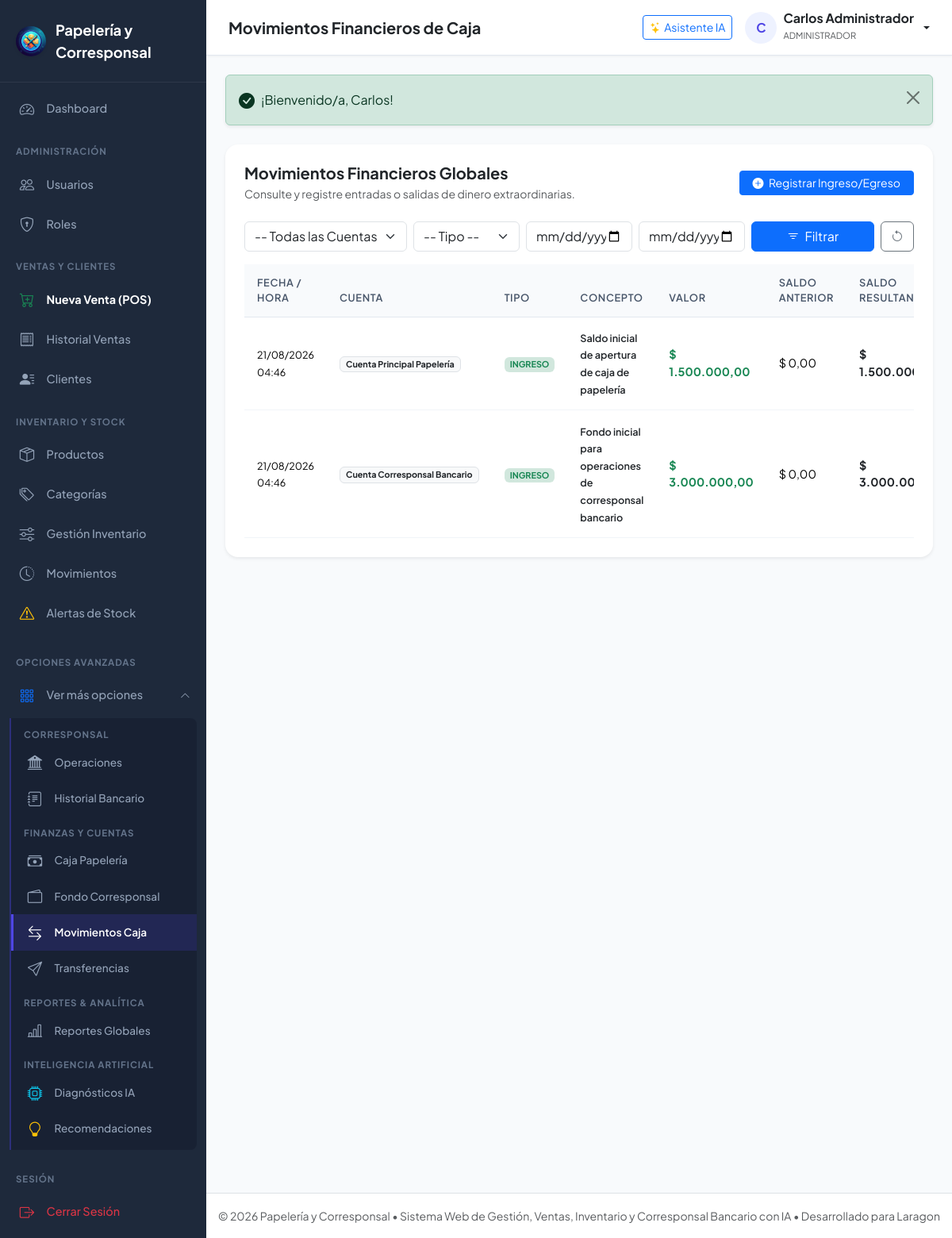
The page /Public/cuentas/movimientos (signed in) on the database its author committed.
### tables this page shows
CREATE TABLE IF NOT EXISTS `movimiento_cuenta` (
    `id_movimiento_cuenta` INT AUTO_INCREMENT PRIMARY KEY,
    `id_cuenta` INT NOT NULL,
    `id_usuario` INT NOT NULL,
    `id_venta` INT NULL,
    `tipo` ENUM('INGRESO','EGRESO','DEPOSITO','RETIRO') NOT NULL,
    `concepto` VARCHAR(255) NOT NULL,
    `valor` DECIMAL(14,2) NOT NULL,
    `saldo_anterior` DECIMAL(14,2) NOT NULL,
    `saldo_nuevo` DECIMAL(14,2) NOT NULL,
    `fecha_movimiento` DATETIME NOT NULL DEFAULT CURRENT_TIMESTAMP,
    CONSTRAINT `fk_mov_cuenta` FOREIGN KEY (`id_cuenta`) REFERENCES `cuenta`(`id_cuenta`) ON UPDATE CASCADE,
    CONSTRAINT `fk_mov_usuario` FOREIGN KEY (`id_usuario`) REFERENCES `usuario`(`id_usuario`) ON UPDATE CASCADE,
    CONSTRAINT `fk_mov_venta` FOREIGN KEY (`id_venta`) REFERENCES `venta`(`id_venta`) ON DELETE SET NULL ON UPDATE CASCADE
);

CREATE TABLE IF NOT EXISTS `cuenta` (
    `id_cuenta` INT AUTO_INCREMENT PRIMARY KEY,
    `tipo` ENUM('PAPELERIA','CORRESPONSAL') NOT NULL UNIQUE,
    `nombre` VARCHAR(100) NOT NULL,
    `saldo` DECIMAL(14,2) NOT NULL DEFAULT 0.00,
    `estado` ENUM('ACTIVO','INACTIVO') NOT NULL DEFAULT 'ACTIVO',
    `fecha_creacion` DATETIME NOT NULL DEFAULT CURRENT_TIMESTAMP
);

### Controllers/CuentaController.php (called while the page is built, shortened)
<?php
require_once __DIR__ . '/../Models/MovimientoCuenta.php';
class CuentaController {
    private MovimientoCuenta $movimientoCuentaModel;
    public function __construct() {
        $this->movimientoCuentaModel = new MovimientoCuenta();
    }
    public function movimientos(): void {
        $cuentaId = !empty($_GET['cuenta']) ? (int)$_GET['cuenta'] : null;
        $tipo = sanitize($_GET['tipo'] ?? '');
        $fechaInicio = sanitize($_GET['fecha_inicio'] ?? '');
        $fechaFin = sanitize($_GET['fecha_fin'] ?? '');
        $movimientos = $this->movimientoCuentaModel->getAll($cuentaId, $tipo, $fechaInicio, $fechaFin, 300);
        require_once VIEWS_PATH . '/Cuentas/movimientos.php';
    }
}

### Public/index.php (called while the page is built, shortened)
<?php
require_once __DIR__ . '/../Config/config.php';
Router::resolve();

### Config/config.php (called while the page is built, shortened)
<?php
function url($path = '') {
    $path = ltrim($path, '/');
    return BASE_URL . ($path ? '/' . $path : '');
}
function formatMoney($amount) {
    return '$ ' . number_format((float)$amount, 2, ',', '.');
}
function sanitize($data) {
    return htmlspecialchars(trim((string)$data), ENT_QUOTES, 'UTF-8');
}

### Config/database.php (called while the page is built, shortened)
<?php
require_once __DIR__ . '/config.php';
class Database {
    private static ?PDO $instance = null;
    public static function getConnection(): PDO {
        if (self::$instance === null) {
            $host = env('DB_HOST', '127.0.0.1');
            $port = env('DB_PORT', '3306');
            $dbName = env('DB_DATABASE', 'papeleria_corresponsal');
            $username = env('DB_USERNAME', 'root');
            $password = env('DB_PASSWORD', '');
            $dsn = "mysql:host={$host};port={$port};dbname={$dbName};charset=utf8mb4";
            $options = [
                PDO::ATTR_ERRMODE            => PDO::ERRMODE_EXCEPTION,
                PDO::ATTR_DEFAULT_FETCH_MODE => PDO::FETCH_ASSOC,
                PDO::ATTR_EMULATE_PREPARES   => false,
                PDO::MYSQL_ATTR_INIT_COMMAND => "SET NAMES utf8mb4 COLLATE utf8mb4_unicode_ci"
            ];
            try {
                self::$instance = new PDO($dsn, $username, $password, $options);
            } catch (PDOException $e) {
                try {
                    $dsnNoDb = "mysql:host={$host};port={$port};charset=utf8mb4";
                    return new PDO($dsnNoDb, $username, $password, $options);
                } catch (PDOException $ex) {
                    die("Error crítico de conexión a la base de datos en Laragon: " . $ex->getMessage());
                }
            }
        }
        return self::$instance;
    }
}

### models/MovimientoCuenta.php (called while the page is built, shortened)
<?php
require_once __DIR__ . '/../Config/database.php';
class MovimientoCuenta {
    private PDO $db;
    public function __construct() {
        $this->db = Database::getConnection();
    }
    public function getAll(?int $cuentaId = null, ?string $tipo = null, ?string $fechaInicio = null, ?string $fechaFin = null, int $limit = 200): array {
        $sql = "SELECT mc.*, c.nombre AS cuenta_nombre, c.tipo AS cuenta_tipo,
                       u.nombre_usuario, u.nombre AS usuario_nombre, u.apellido AS usuario_apellido
                FROM movimiento_cuenta mc
                JOIN cuenta c ON mc.id_cuenta = c.id_cuenta
                JOIN usuario u ON mc.id_usuario = u.id_usuario
                WHERE 1=1 ";
        $params = [];
        $sql .= " ORDER BY mc.fecha_movimiento DESC LIMIT " . (int)$limit;
        $stmt = $this->db->prepare($sql);
        $stmt->execute($params);
        return $stmt->fetchAll();
    }
}

### Views/Cuentas/movimientos.php (the view, shortened to what this page needs)
<?php
require_once VIEWS_PATH . '/Layouts/header.php';
?>
<div class="card shadow-sm border-0 rounded-4 p-4">
    <div class="d-flex flex-column flex-sm-row justify-content-between align-items-sm-center gap-3 mb-4">
        <div>
            <h5 class="fw-bold mb-1">Movimientos Financieros Globales</h5>
            <p class="text-muted small mb-0">Consulte y registre entradas o salidas de dinero extraordinarias.</p>
        </div>
        <button type="button" class="btn btn-primary btn-sm px-3" data-bs-toggle="modal" data-bs-target="#modalNuevoMovimiento">
            <i class="bi bi-plus-circle-fill me-1"></i> Registrar Ingreso/Egreso
        </button>
    </div>
    <form action="<?= url('cuentas/movimientos') ?>" method="GET" class="row g-2 mb-3">
        <div class="col-12 col-md-3">
            <select class="form-select" name="cuenta">
                <option value="">-- Todas las Cuentas --</option>
            </select>
        </div>
        <div class="col-6 col-md-2">
            <select class="form-select" name="tipo">
                <option value="">-- Tipo --</option>
            </select>
        </div>
        <div class="col-6 col-md-2">
            <input type="date" class="form-control" name="fecha_inicio" value="<?= sanitize($_GET['fecha_inicio'] ?? '') ?>" placeholder="Desde">
        </div>
        <div class="col-6 col-md-2">
            <input type="date" class="form-control" name="fecha_fin" value="<?= sanitize($_GET['fecha_fin'] ?? '') ?>" placeholder="Hasta">
        </div>
        <div class="col-6 col-md-3 d-flex gap-2">
            <button type="submit" class="btn btn-primary flex-grow-1"><i class="bi bi-filter me-1"></i> Filtrar</button>
            <a href="<?= url('cuentas/movimientos') ?>" class="btn btn-outline-secondary" title="Limpiar"><i class="bi bi-arrow-counterclockwise"></i></a>
        </div>
    </form>
    <div class="table-responsive">
        <table class="table table-custom mb-0">
            <thead>
                <tr>
                    <th>Fecha / Hora</th>
                    <th>Cuenta</th>
                    <th>Tipo</th>
                    <th>Concepto</th>
                    <th>Valor</th>
                    <th>Saldo Anterior</th>
                    <th>Saldo Resultante</th>
                </tr>
            </thead>
            <tbody>
                <?php if (empty($movimientos)): ?>
                    <tr><td colspan="8" class="text-center text-muted py-4">No se encontraron movimientos financieros.</td></tr>
                <?php else: ?>
                    <?php foreach ($movimientos as $m): ?>
                        <tr>
                            <td><small><?= date('d/m/Y H:i', strtotime($m['fecha_movimiento'])) ?></small></td>
                            <td><span class="badge bg-light text-dark border"><?= sanitize($m['cuenta_nombre']) ?></span></td>
                            <td>
                                <span class="badge bg-<?= in_array($m['tipo'], ['INGRESO', 'DEPOSITO']) ? 'success' : 'danger' ?>-subtle text-<?= in_array($m['tipo'], ['INGRESO', 'DEPOSITO']) ? 'success' : 'danger' ?>">
                                    <?= $m['tipo'] ?>
                                </span>
                            </td>
                            <td><small class="fw-semibold text-dark"><?= sanitize($m['concepto']) ?></small></td>
                            <td class="fw-bold <?= in_array($m['tipo'], ['INGRESO', 'DEPOSITO']) ? 'text-success' : 'text-danger' ?>">
                                <?= formatMoney($m['valor']) ?>
                            </td>
                            <td><?= formatMoney($m['saldo_anterior']) ?></td>
                            <td class="fw-bold text-dark"><?= formatMoney($m['saldo_nuevo']) ?></td>
                        </tr>
                    <?php endforeach; ?>
                <?php endif; ?>
            </tbody>
        </table>
    </div>
</div>
<?php require_once VIEWS_PATH . '/Layouts/footer.php'; ?>

### Public/css/style.css (style rules this page uses)
:root { --primary-color: #4f46e5; --primary-hover: #4338ca; --primary-light: #eef2ff; --secondary-color: #0ea5e9; --success-color: #10b981; --warning-color: #f59e0b; --danger-color: #ef4444; --dark-bg: #0f172a; --sidebar-bg: #1e293b; --sidebar-hover: #334155; --sidebar-text: #94a3b8; --sidebar-active: #ffffff; --card-bg: #ffffff; --body-bg: #f8fafc; --border-color: #e2e8f0; --text-main: #1e293b; --text-muted: #64748b; --radius-sm: 8px; --radius-md: 12px; --radius-lg: 16px; --shadow-sm: 0 1px 3px rgba(0,0,0,0.05); --shadow-md: 0 4px 6px -1px rgba(0,0,0,0.07), 0 2px 4px -2px rgba(0,0,0,0.05); --shadow-lg: 0 10px 15px -3px rgba(0,0,0,0.08), 0 4px 6px -4px rgba(0,0,0,0.04); }
body { font-family: 'Plus Jakarta Sans', 'Inter', -apple-system, BlinkMacSystemFont, 'Segoe UI', Roboto, sans-serif; background-color: var(--body-bg); color: var(--text-main); min-height: 100vh; display: flex; flex-direction: column; }
.table-custom { border-collapse: separate; border-spacing: 0; width: 100%; }
.table-custom th { background: #f8fafc; color: #475569; font-size: 0.8rem; text-transform: uppercase; letter-spacing: 0.05em; font-weight: 600; border-bottom: 1px solid var(--border-color); padding: 0.85rem 1rem; }
.table-custom td { padding: 0.95rem 1rem; border-bottom: 1px solid #f1f5f9; vertical-align: middle; font-size: 0.9rem; }

### rows shown on the page
movimiento_cuenta: fecha_movimiento "21/08/2026 04:46", id_cuenta.nombre "Cuenta Principal Papelería", tipo "INGRESO", concepto "Saldo inicial de apertura de caja de papelería", valor "$ 1.500.000,00", saldo_anterior "$ 0,00", saldo_nuevo "$…"
movimiento_cuenta: fecha_movimiento "21/08/2026 04:46", id_cuenta.nombre "Cuenta Corresponsal Bancario", tipo "INGRESO", concepto "Fondo inicial para operaciones de corresponsal bancario", valor "$ 3.000.000,00", saldo_anterior "$ 0,00", saldo_nuevo "$…"

### other values the page prints
APP_NAME "Papelería y Corresponsal"
$pageTitle "Movimientos Financieros de Caja"
substr($_SESSION['user_name'] ?? 'U', 0, 1) "C"
$_SESSION['user_name'] "Carlos Administrador"
$_SESSION['user_role'] "ADMINISTRADOR"
$flash['message'] "¡Bienvenido/a, Carlos!"
